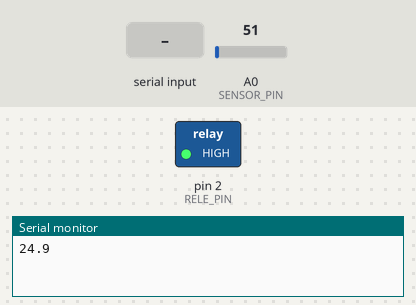
The sketch below on a simulated Arduino Uno, built with avr-gcc and run on an emulated ATmega328P. Parts: switched loads named in the sketch (green lamp = pin HIGH), the last lines printed to the serial monitor. Inputs (shaded band) come from the test bench; at power-on: A0 (SENSOR_PIN) = 51.

Above: at 1.2 s.
1.3 s: "90,45\n" received over Serial
At 2.0 s:
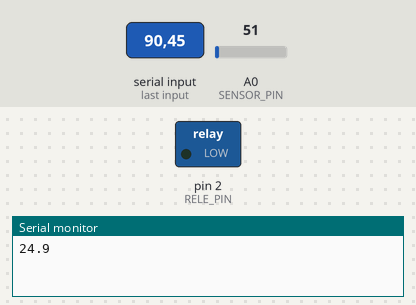
2.8 s: "5\n" received over Serial
At 5.3 s:
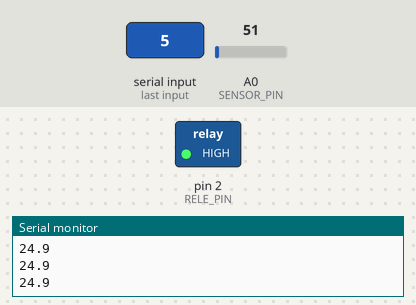
5.8 s: "30,150\n" received over Serial
At 6.6 s:
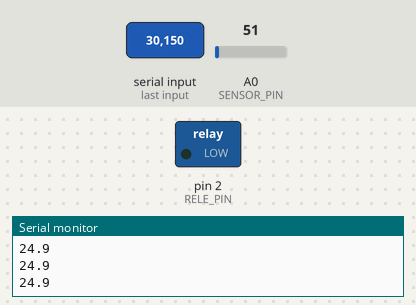
Timing chart, 0 to 8.8 s (numbered marks = the images above; inputs shaded):
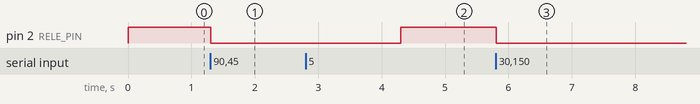

Measured:
- after the input at 1.3 s, pin 2 (RELE_PIN): HIGH → LOW at once
- after the input at 2.8 s, pin 2 (RELE_PIN): LOW → HIGH after 1.5 s
- after the input at 5.8 s, pin 2 (RELE_PIN): HIGH → LOW at once

The sketch:

controle_termico.ino
```cpp
// ============================================================
//  CONTROLE DE LÂMPADA COM PWM SIMULADO — FIAP
//  Pino do Relé : 2  (LOW = liga, HIGH = desliga)
//  Pino do Sensor: A0 (LM35 → 10 mV/°C)
// ============================================================

const int RELE_PIN   = 2;
const int SENSOR_PIN = A0;

// --- Configuração do ciclo PWM ---
const unsigned long PERIODO_MS = 30000UL; // 30 segundos

// --- Estado global ---
int  porcentagem    = 0;
bool releEstado     = false;
unsigned long inicioCiclo  = 0;
unsigned long ultimaLeitura = 0;

// --- Buffer serial simples (evita parseInt) ---
String bufferSerial = "";

void setup() {
  pinMode(RELE_PIN, OUTPUT);
  digitalWrite(RELE_PIN, HIGH); // Começa desligado
  Serial.begin(9600);
  inicioCiclo   = millis();
  ultimaLeitura = millis();
}

void loop() {
  unsigned long agora = millis();

  // ── 1. LEITURA SERIAL (não-bloqueante) ────────────────────
  while (Serial.available() > 0) {
    char c = (char)Serial.read();

    if (c == '\n') {
      bufferSerial.trim();
      if (bufferSerial.length() > 0) {
        int novo = bufferSerial.toInt();
        if (novo >= 0 && novo <= 100) {
          porcentagem = novo;
          inicioCiclo = agora;   // reinicia ciclo com novo valor
        }
      }
      bufferSerial = "";
    } else {
      bufferSerial += c;
    }
  }

  // ── 2. ENVIO DE TEMPERATURA (1 Hz, não-bloqueante) ────────
  if (agora - ultimaLeitura >= 1000UL) {
    ultimaLeitura = agora;
    int raw = analogRead(SENSOR_PIN);
    // LM35: Vout = 10 mV/grau → (raw * 5.0 / 1023) * 100
    float temp = (raw * 5.0 / 1023.0) * 100.0;
    Serial.println(temp, 1);  // ex: "27.3"
  }

  // ── 3. CONTROLE PWM (não-bloqueante) ──────────────────────
  unsigned long decorrido = agora - inicioCiclo;

  if (decorrido >= PERIODO_MS) {
    inicioCiclo = agora;
    decorrido   = 0;
  }

  bool deveLinkar;
  if (porcentagem >= 100) {
    deveLinkar = true;
  } else if (porcentagem <= 0) {
    deveLinkar = false;
  } else {
    unsigned long tempoLigado = (unsigned long)((porcentagem / 100.0) * PERIODO_MS);
    deveLinkar = (decorrido < tempoLigado);
  }

  // Aciona relé só quando o estado muda
  if (deveLinkar != releEstado) {
    releEstado = deveLinkar;
    digitalWrite(RELE_PIN, releEstado ? LOW : HIGH);
    // LOW  → relé fechado → lâmpada LIGADA
    // HIGH → relé aberto  → lâmpada DESLIGADA
  }
}
```
